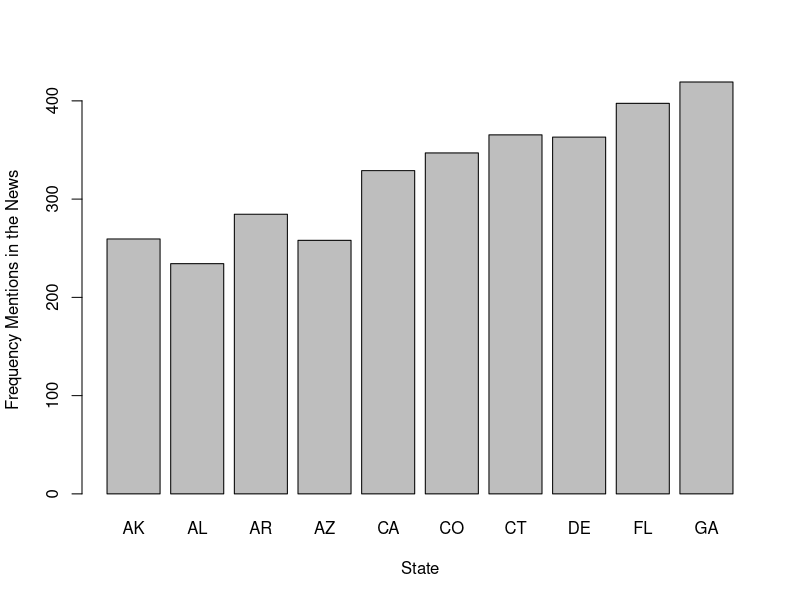
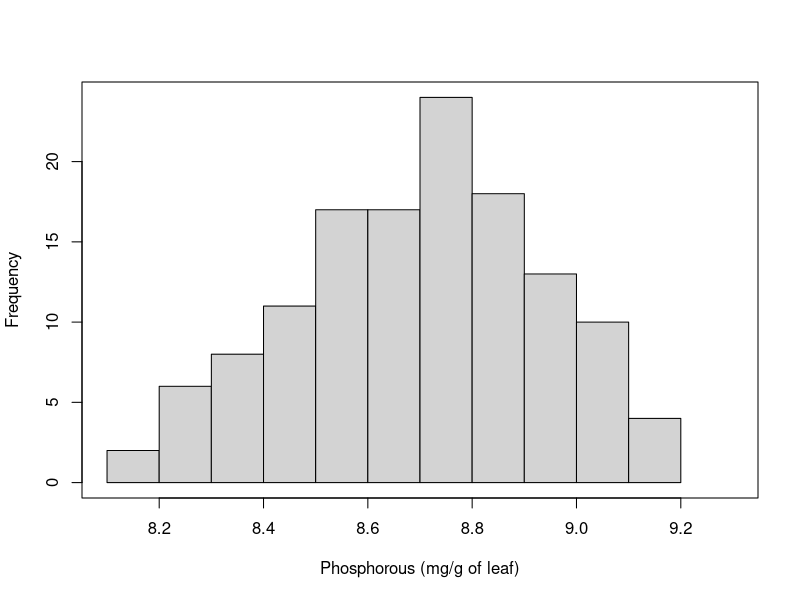
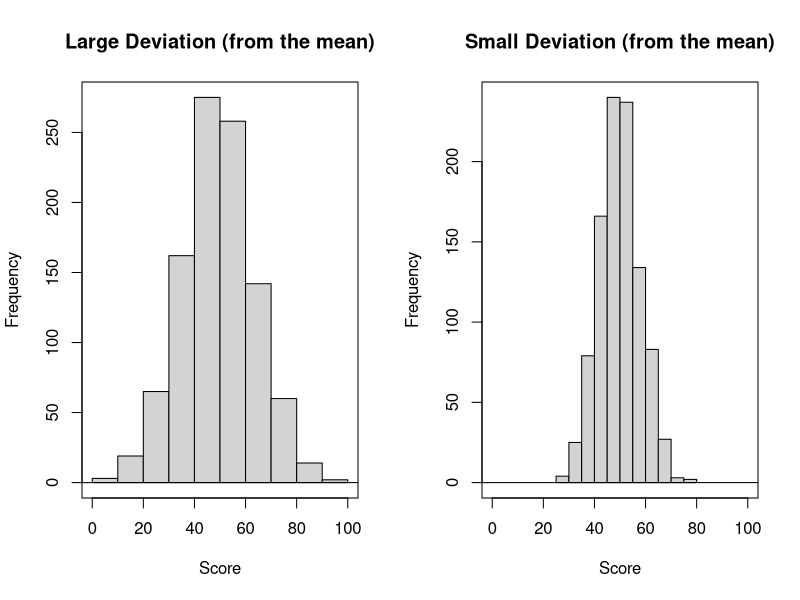
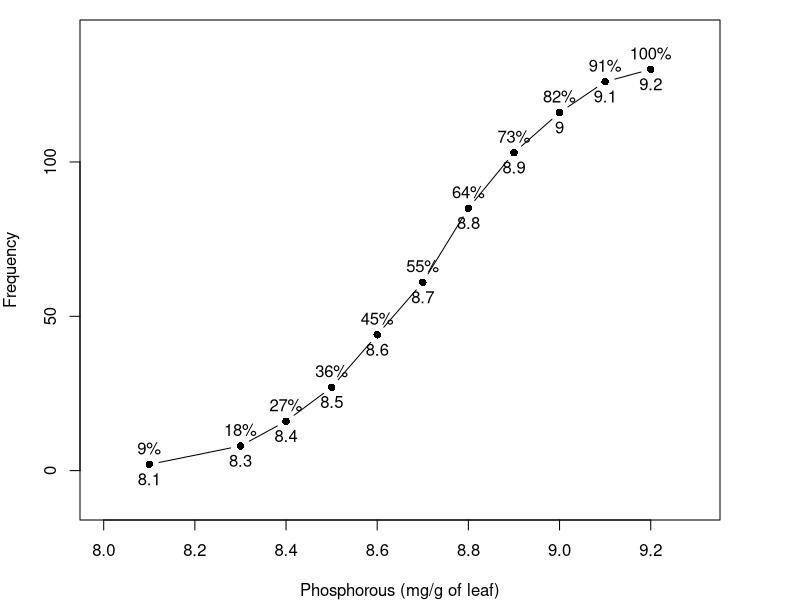
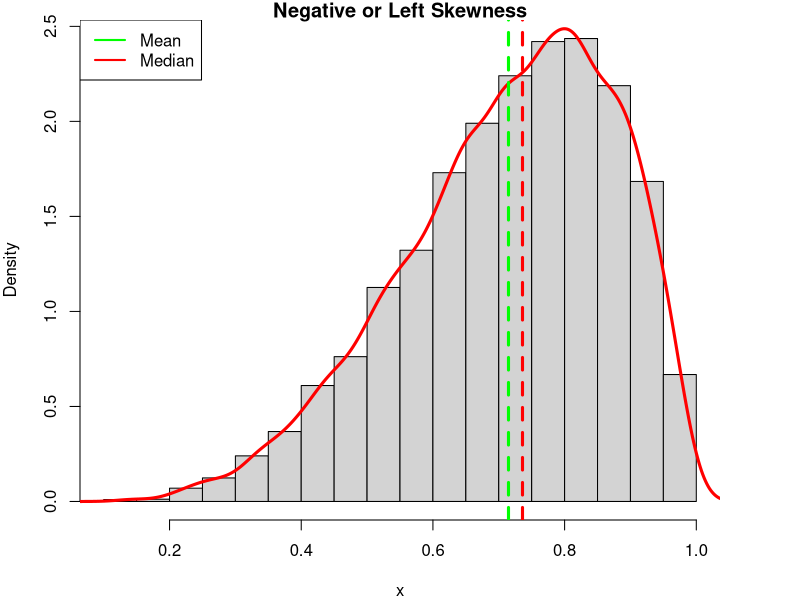
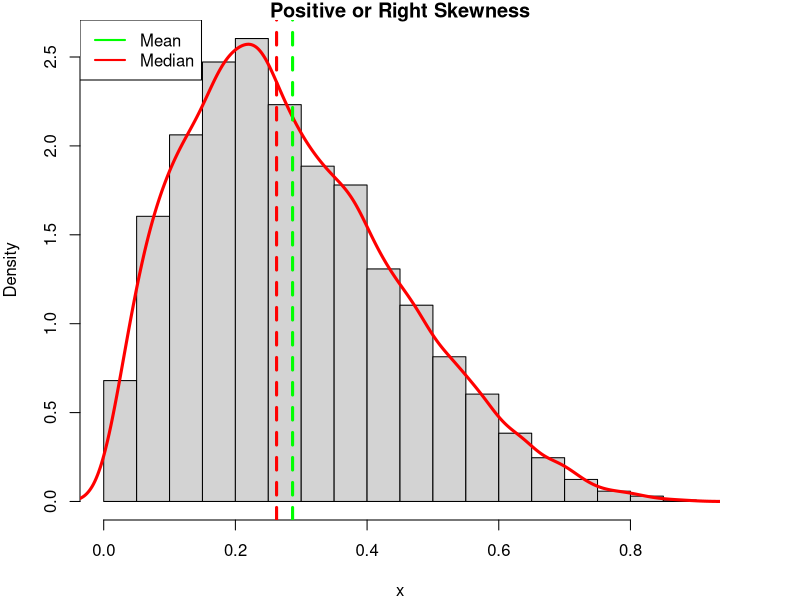
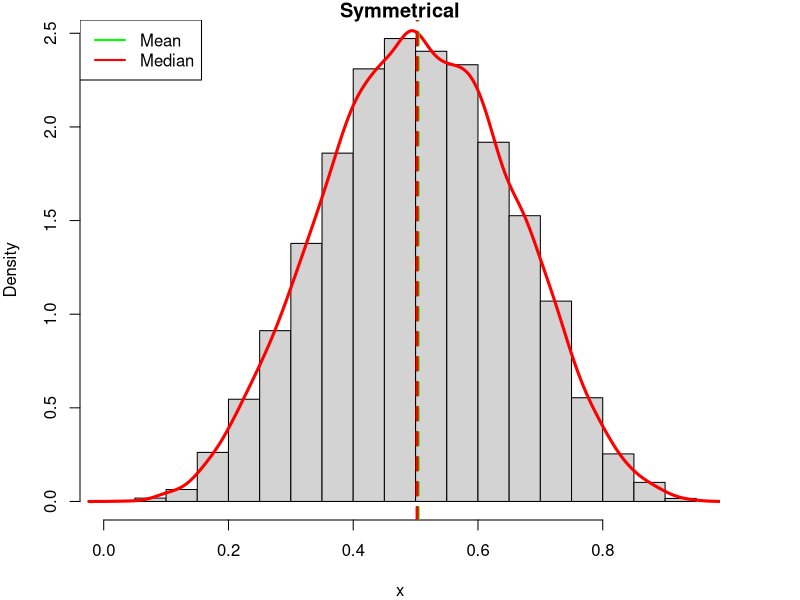
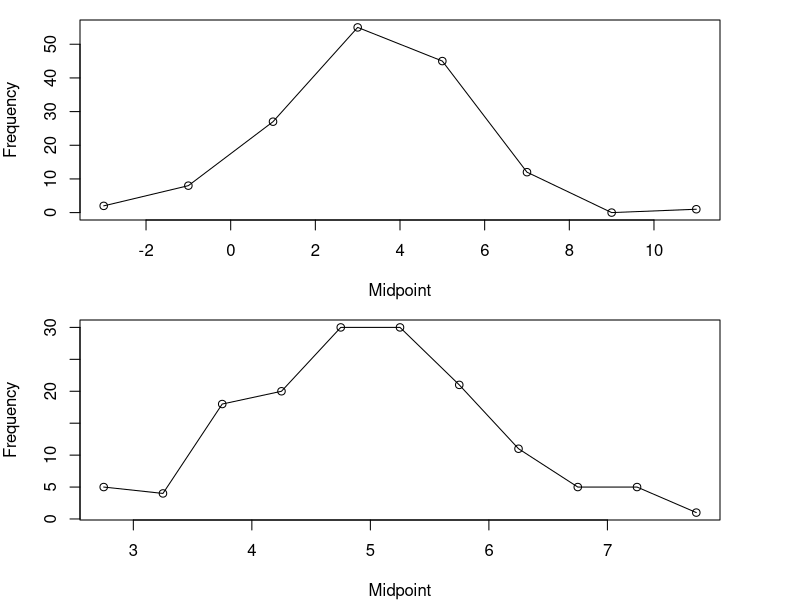

Reproduce these figures in R, in order.
## ---- chunk 1
barplot(longley$GNP[1:10] ~ state.abb[1:10], xlab = 'State', ylab = 'Frequency Mentions in the News')
## ---- chunk 2
# Histogram for fig 2.2.3
par(mfrow = c(1,1)) # This tells R to put 1 row, 2 columns
stuff.to.plot <- c(rep(8.1,2), rep(8.3,6), rep(8.4,8), rep(8.5,11), rep(8.6,17), rep(8.7,17), rep(8.8,24), rep(8.9,18), rep(9.0,13), rep(9.1,10), rep(9.2,4))
hist(stuff.to.plot, main = "", xlab = "Phosphorous (mg/g of leaf)", xlim = c(8.1,9.3), freq = T)
box()
## ---- chunk 3
# Histogram for fig 2.2.1 and 2.2.2
par(mfrow = c(1,2)) # This tells R to put 1 row, 2 columns
stuff.to.plot <- rnorm(n = 1000, mean = 50, sd = 15)
hist(stuff.to.plot, main = "Large Deviation (from the mean)", xlab = "Score", xlim = c(0,100))
box()
abline(h = 0)

stuff.to.plot <- rnorm(n = 1000, mean = 50, sd = 8)
hist(stuff.to.plot, main = "Small Deviation (from the mean)", xlab = "Score", xlim = c(0,100))
box()
abline(h = 0)

## ---- chunk 4
# Histogram for fig 2.2.3
par(mfrow = c(1,1), mar = c(4,4,1,4)) # This tells R to put 1 row, 2 columns
x <- c(8.1, 8.3, 8.4, 8.5, 8.6, 8.7, 8.8, 8.9, 9.0, 9.1, 9.2)
y <- c(2,8,16,27,44,61,85,103,116,126,130)
y2 <- y/130
plot(x,y, 
     main = "", 
     xlab = "Phosphorous (mg/g of leaf)", 
     ylab = "Frequency", 
     xlim = c(8.0,9.3), 
     ylim = c(-10,140), 
     type = 'b',
     pch=16,
     axes = F)
axis(side=2)
axis(side=1)

text(x = x, y = y, labels = paste0(round(seq(1,length(x))/length(x), 2)*100,'%'), pos = 3)
text(x = x, y = y, labels = x, pos = 1)
box()

## ---- chunk 5
x= rbeta(10000,5,2)
hist(x, main="Negative or Left Skewness", freq=FALSE)
lines(density(x), col='red', lwd=3)
abline(v = c(mean(x),median(x)),  col=c("green", "red"), lty=c(2,2), lwd=c(3, 3))
legend('topleft', legend = c('Mean', 'Median'), col = c('green', 'red'), lwd = c(2,2))
## ---- chunk 6
x= rbeta(10000,2,5)
hist(x, main="Positive or Right Skewness", freq=FALSE)
lines(density(x), col='red', lwd=3)
abline(v = c(mean(x),median(x)),  col=c("green", "red"), lty=c(2,2), lwd=c(3, 3))
legend('topleft', legend = c('Mean', 'Median'), col = c('green', 'red'), lwd = c(2,2))
## ---- chunk 7
x= rbeta(10000,5,5)
hist(x, main="Symmetrical", freq=FALSE)
lines(density(x), col='red', lwd=3)
abline(v = c(mean(x),median(x)),  col=c("green", "red"), lty=c(2,2), lwd=c(3, 3))
legend('topleft', legend = c('Mean', 'Median'), col = c('green', 'red'), lwd = c(2,2))
## ---- chunk 8
par(mfrow = c(2,1))
x= rnorm(n = 150,3,2)
x = hist(x, plot = F)

plot(x$mids, x$counts, xlab = 'Midpoint', ylab = 'Frequency')
lines(x$mids, x$counts)

x= rnorm(n = 150,5,1)
x = hist(x, plot = F)

plot(x$mids, x$counts, xlab = 'Midpoint', ylab = 'Frequency')
lines(x$mids, x$counts)
## ---- chunk 9
par(mfrow = c(2,1))
boxplot(rnorm(n = 150,3,2), horizontal=TRUE)
boxplot(rnorm(n = 150,5,1), horizontal=TRUE)
## ---- chunk 10
set.seed(3000)
xseq<-seq(-4,4,.01)
densities<-dnorm(xseq, 0,1)
cumulative<-pnorm(xseq, 0, 1)
randomdeviates<-rnorm(1000,0,1)
par(mfrow=c(1,2), mar=c(3,4,4,2))
plot(xseq, densities,xlab="", ylab="Density", type="l",lwd=2, cex=2, main="PDF of Standard Normal", cex.axis=.8)
plot(xseq, cumulative, xlab="", ylab="Cumulative Probability",type="l",lwd=2, cex=2, main="CDF of Standard Normal", cex.axis=.8)
## ---- chunk 11
set.seed(3000)
xseq<-seq(-4,4,.01)
densities<-dnorm(xseq, 0,1)
cumulative<-pnorm(xseq, 0, 1)
randomdeviates<-rnorm(1000,0,1)
plot(xseq, densities,xlab="", ylab="Density", type="l",lwd=2, cex=2, main="PDF of Standard Normal", cex.axis=.8)
abline(v = c(0,1), lwd = 2)
## ---- chunk 12
# Figures 30 and 31 (went out of order)
par(mar = rep(1,4))
xlim. <- c(-3.5,5.5)
plot(x = seq(xlim.[1],xlim.[2], length.out = 100), y = dnorm(seq(xlim.[1],xlim.[2],length.out = 100)), 
     xlab = "", ylab = "Y", type = "l", yaxt = 'n', xlim = xlim.)
lines(x = seq(xlim.[1],xlim.[2], length.out = 100) + 1, y = dnorm(seq(xlim.[1],xlim.[2],length.out = 100)), lwd = 2)
lines(x = seq(xlim.[1],xlim.[2], length.out = 100) + 2, y = dnorm(seq(xlim.[1],xlim.[2],length.out = 100)), lwd = 3)
## ---- chunk 13
par(mar = rep(1,4)) 

xlim. <- c(-4,4)

plot(x = seq(xlim.[1],xlim.[2], length.out = 100), 
     y = dnorm(seq(xlim.[1],xlim.[2],length.out = 100), mean = 0, sd = 0.5), 
     xlab = "", ylab = NA, type = "l", yaxt = 'n', xlim = xlim.)

lines(x = seq(xlim.[1],xlim.[2], length.out = 100), 
      y = dnorm(seq(xlim.[1],xlim.[2],length.out = 100), mean = 0, sd = 1.5), 
      col = 'orangered2', lwd = 2)

labels <- c(expression(paste(mu,"-3",sigma)), expression(paste(mu,"-2",sigma)))

## ---- chunk 14
library(knitr)
vals <- rnorm(10)
dt <- data.frame(observation = vals,
                 centered.obs = vals - mean(vals),
                 scaled.centered.osb = (vals - mean(vals))/sd(vals),
                 Prob.get.less = pnorm((vals - mean(vals))/sd(vals)),
                 Prob.get.more = 1 - pnorm((vals - mean(vals))/sd(vals)))
dt <- round(dt,3)
names(dt) <- c('Obs', 
               'Centered Obs (difference between the value and the mean)', 
               'Scaled Centered Obs (Centered value divided by standard deviation, Z-score)', 
               'Prob (obs < Z)', 'Prob (Obs > Z)')
knitr::kable(dt)

dt <- data.frame(mean = mean(vals),
                 sd = sd(vals))
dt <- round(dt,3)
knitr::kable(dt)
## ---- chunk 15
par(mfrow = c(1,1)) # This tells R to put 1 row, 1 columns
plot(x = seq(-4,4, length.out = 100), 
     y = dnorm(seq(-4,4,length.out = 100)), ylab = "", type = "l", yaxt = 'n', xlab = "Quantile")
abline(v = c(-1.96, 1.96), lwd = 2)
abline(v = c(-2.58, 2.58), lwd = 2)
abline(v = c(-3.29, 3.29), lwd = 2)

#x axis labels and percentages need to be added 
## ---- chunk 16
par(mfrow = c(1,1), mar = c(4,4,1,4))  
x <- c(1,2,3,4,5)
y <- rnorm(length(x), mean = 0, sd = 1)
y <- y - mean(y)
plot(x,y, 
     main = "", xlab = "Sample from Lecturer in my Department", 
     ylab = "Deviation", xlim = c(1,5), 
     ylim = c(-max(abs(range(y))), max(abs(range(y)))), 
     pch=16, type = 'h')
points(x,y, pch = 20)
abline(h = 0)

## ---- chunk 17
par(mfrow = c(1,1)) # This tells R to put 1 row, 1 columns
plot(x = seq(-3,3, length.out = 100), 
     y = dnorm(seq(-3,3,length.out = 100)), ylab = "", type = "l", yaxt = 'n', xlab = "Quantile")
abline(v = c(-1.96, 1.96), lwd = 2)
#x axis labels and percentages need to be added 
## ---- chunk 18
par(mfrow = c(1,1)) # This tells R to put 1 row, 1 columns
plot(x = seq(-4,4, length.out = 100), y = dnorm(seq(-4,4,length.out = 100)), xlab = "Z", ylab = NA, type = "l", yaxt = 'n', xaxt = 'n')
abline(v = 1.96)

## ---- chunk 19
par(mfrow = c(1,1)) # This tells R to put 1 row, 1 columns
plot(x = seq(-4,4, length.out = 100), y = dnorm(seq(-4,4,length.out = 100)), xlab = "Z", ylab = "Y", type = "l", yaxt = 'n')
abline(v = -1.96)
abline(v = 1.96)
#Needs "-1.96", "1.45", and "1.96" arrows on x axis 
## ---- chunk 20
par(mfrow = c(1,1)) # This tells R to put 1 row, 1 columns
plot(x = seq(-4,4, length.out = 100), y = dnorm(seq(-4,4,length.out = 100)), xlab = "Z", ylab = "Y", type = "l", yaxt = 'n')
abline(v = -1.96)
abline(v = 1.96)
#Needs "-1.96", "1.45", and "1.96" arrows on x axis 
## ---- chunk 21
par(mfrow = c(2,1), mar=c(4,4,1,1)) 
plot(x = seq(-4,4, length.out = 100), y = dnorm(seq(-4,4,length.out = 100)), xlab = "Z (a)", ylab = "Y", type = "l", yaxt = 'n')
abline(v = -1.96)
abline(v = 1.96)
#Needs "-1.96", "1.45", and "1.96" arrows on x axis 


plot(x = seq(-4,4, length.out = 100), y = dnorm(seq(-4,4,length.out = 100)), xlab = "Z (b)", ylab = "Y", type = "l", yaxt = 'n')
abline(v = -1.645)

#Needs "-1.645" 
## ---- chunk 22
# Histogram for fig 4.8.1
par(mfrow = c(1,1)) # This tells R to put 1 row, 1 columns

plot(x = seq(-4,4, length.out = 100), y = dnorm(seq(-4,4,length.out = 100)), xlab = "Z", ylab = "Y", type = "l", yaxt = 'n')
abline(v = c(1.96,-1.96))
#Needs "-1.96", "1.45", and "1.96" arrows on x axis 
## ---- chunk 23
# Histogram for fig 4.8.1
par(mfrow = c(2,1), mar=c(4,4,1,1)) # This tells R to put 1 row, 1 columns

plot(x = seq(-4,4, length.out = 100), y = dnorm(seq(-4,4,length.out = 100)), xlab = "(a)", ylab = "Y", type = "l", yaxt = 'n', xlim = c(-4,6))
abline(v = c(1.96,-1.96))
#Needs arrows on x axis

plot(x = seq(-3,5, length.out = 100), y = dnorm(seq(-4,4,length.out = 100)), xlab = "(c)", ylab = "Y", type = "l", yaxt = 'n', xlim = c(-4,6))
abline(v = c(1.96,-1.96))

## ---- chunk 24
# Histogram for fig 4.8.1
par(mfrow = c(2,1), mar=c(4,4,1,1)) # This tells R to put 1 row, 1 columns

plot(x = seq(-4,4, length.out = 100), y = dnorm(seq(-4,4,length.out = 100)), xlab = "(a)", ylab = "Y", type = "l", yaxt = 'n', xlim = c(-4,6))
abline(v = c(1.96,-1.96))
#Needs arrows on x axis

plot(x = seq(-2,6, length.out = 100), y = dnorm(seq(-4,4,length.out = 100)), xlab = "(c)", ylab = "Y", type = "l", yaxt = 'n', xlim = c(-4,6))
abline(v = c(1.96,-1.96))

## ---- chunk 25
par(mfrow = c(1,1))  
x <- rnorm(100, 50, 35)
y <- rnorm(100, 0, 55)
plot(x,y, xlim = c(0,100), pch = 16, xlab = "x.val", ylab = "y.val")
line <- lm(y~x)
sum <- summary(line)
slope <- sum$coefficients[2,1]
b <- sum$coefficients[1,1]
curve(slope*x+b, from = min(x), to = max(x), add = T)
box()

## ---- chunk 26
library(MASS)
out <- as.data.frame(mvrnorm(100, mu = c(0,0), 
                             Sigma = matrix(c(1,0.56,0.56,1), ncol = 2), 
                             empirical = TRUE))

out$V1.s <- (out$V1 - min(out$V1))*10+10 #x
out$V2.s <- (out$V2 - min(out$V2))*20+30 #y

plot(out$V1.s,out$V2.s, pch = 16, xlab = "x.val", ylab = "y.val", xlim = c(10,60), main = "Positive Relationship")
line <- lm(out$V2.s~out$V1.s)
sum <- summary(line)
slope <- sum$coefficients[2,1]
b <- sum$coefficients[1,1]
curve(slope*x+b, from = 10, to = 60, add = T, lwd = 2)


## ---- chunk 27
library(MASS)
out <- as.data.frame(mvrnorm(100, mu = c(0,0), 
                             Sigma = matrix(c(1,-0.56,-0.56,1), ncol = 2), 
                             empirical = TRUE))

out$V1.s <- (out$V1 - min(out$V1))*10+10 #x
out$V2.s <- (out$V2 - min(out$V2))*20+30 #y

plot(out$V1.s,out$V2.s, pch = 16, xlab = "x.val", ylab = "y.val", xlim = c(10,60), main = "Negative Relationship")
line <- lm(out$V2.s~out$V1.s)
sum <- summary(line)
slope <- sum$coefficients[2,1]
b <- sum$coefficients[1,1]
curve(slope*x+b, from = 10, to = 60, add = T, lwd = 2)


## ---- chunk 28
par(mfrow = c(1,1), mar = c(4,4,1,4)) # This tells R to put 1 row, 2 columns
x <- c(1,2,3,4,5,1,2,3,4,5)
y <- c(5,3,3,6,8,8,9,10,13,14)

plot(x,y, main = "", xlab = "", ylab = NA, xlim = c(1,5), ylim = c(0,12), pch=16, type = 'n')
points(x[1:5],y[1:5], main = "", xlab = "Participant", ylab = NA, xlim = c(0,6), ylim = c(0,20), 
       pch=16, col = "blue", cex = 1.5)
abline(h = c(5.5, 11)[1])
segments(x[1:5],y[1:5],x[1:5],rep(5.5,5))
points(x[1:5],y[1:5], main = "", xlab = "", ylab = NA, 
       pch=16, col = "blue", cex = 1.5)
legend('topleft', legend = "Residual value of advertisements watched", bty = 'n')
## ---- chunk 29
par(mfrow = c(1,1), mar = c(4,4,1,4)) # This tells R to put 1 row, 2 columns
x <- c(1,2,3,4,5,1,2,3,4,5)
y <- c(5,3,3,6,8,8,9,10,13,14)
plot(x,y, main = "", xlab = "Participant", ylab = NA, xlim = c(1,5), ylim = c(5,15), pch=16, type = 'n')

points(x[6:10],y[6:10], main = "", xlab = "Participant", ylab = NA, xlim = c(0,6), ylim = c(0,20), 
       pch=16, col = "orangered2", cex = 1.5)
abline(h = c(5.5, 11)[2])
segments(x[6:10],y[6:10],x[6:10],rep(11,5))

points(x[6:10],y[6:10], main = "", xlab = "Participant", ylab = NA, xlim = c(0,6), ylim = c(0,20), 
       pch=16, col = "orangered2", cex = 1.5)
legend('topleft', legend = "Residual value of packets bought", bty = 'n')

